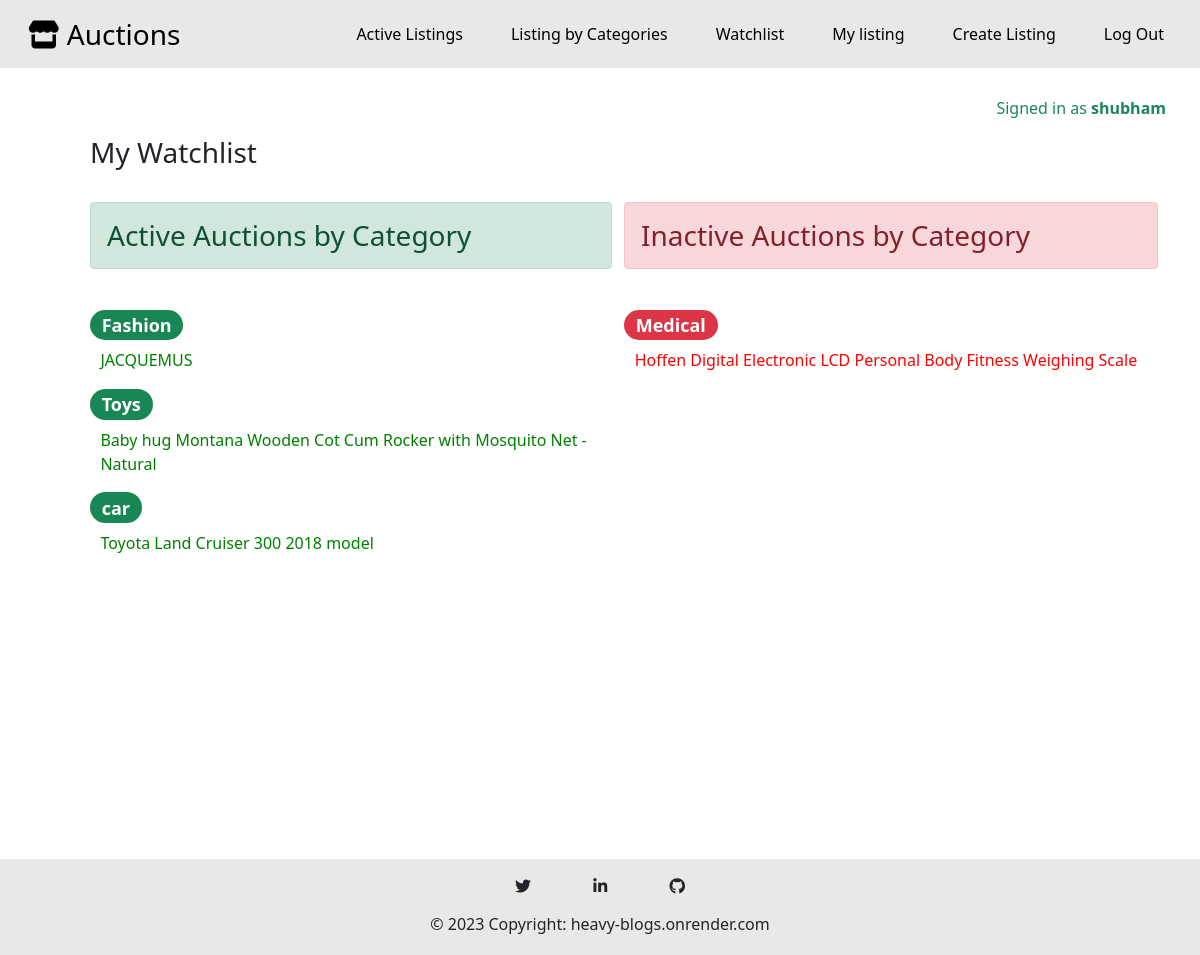
/watchlist/ (signed in), run on the app's committed database.
### auctions/models.py (models this page shows, shortened)
class User(AbstractUser):
    pass

class Watchlist(models.Model):
    watch_user = models.ForeignKey(User, on_delete=models.CASCADE, null=True, blank=True)
    watch_on = models.ForeignKey(AuctionListing, on_delete=models.CASCADE, null=True, blank=True)

class AuctionListing(models.Model):
    auction_user = models.ForeignKey(User, on_delete=models.CASCADE, null=True, blank=True)
    name = models.CharField(max_length=100)
    date = models.DateField(auto_now_add=True)
    price = models.DecimalField(max_digits=100, decimal_places=2)
    image = models.URLField(blank=True)
    description = models.TextField(blank=True)
    is_active = models.BooleanField(default=True)
    category = models.ForeignKey(Category, on_delete=models.CASCADE, null=True)

class Category(models.Model):
    category = models.CharField(max_length=50)
    def __str__(self):
        return self.category

### auctions/views.py (the view)
# urls.py: path("watchlist/", views.watchlist, name="watchlist"),
def watchlist(request):
    watch_list = Watchlist.objects.filter(watch_user=request.user)
    return render(request,"auctions/watchlist.html", {'watch_list': watch_list})

### auctions/templates/auctions/watchlist.html
{% extends "auctions/layout.html" %}
{% block body %}
<div class="container" style="padding-left: 5%;">
    <h3>My Watchlist</h3><br>
    <div class="row">
        <div class="col-lg-6 col-sm-12">
            <h3 class="alert alert-success" role="alert">Active Auctions by Category</h3><br>
            {% for watch in watch_list %}
                {% if watch.watch_on.is_active %}
                    <h4><span class="badge rounded-pill bg-success">{{watch.watch_on.category}}</span></h4>
                    <p style="padding-left: 2%;"><a href="{% url 'details' watch.watch_on.id %}" style="color: rgb(0, 128, 0);"
                        onMouseOut="this.style.color='rgb(0, 128, 0)'" onmouseover="this.style.color='#0F0'">{{watch.watch_on.name}}</a></p>
                {% endif %}
            {% endfor %}
        </div>
        <div class="col-lg-6 col-sm-12" style="margin-left: 0; padding-left: 0;">
            <h3 class="alert alert-danger" role="alert">Inactive Auctions by Category</h3><br>
            {% for watch in watch_list %}
                {% if not watch.watch_on.is_active %}
                <h4><span class="badge rounded-pill bg-danger">{{watch.watch_on.category}}</span></h4>
                <p style="padding-left: 2%;"><a href="{% url 'details' watch.watch_on.id %}" style="color: red;"
                    onMouseOut="this.style.color='red'" onmouseover="this.style.color=' rgb(151, 64, 64)'">{{watch.watch_on.name}}</a></p>
                {% endif %}
            {% endfor %}
        </div>
    </div>
</div>
<br><br><br><br><br><br><br><br>
{% endblock %}

### auctions/templates/auctions/layout.html (shortened to what this page needs)
{% load static %}
<!DOCTYPE html>
<html lang="en">
<head>
    <link href="https://cdn.jsdelivr.net/npm/bootstrap@5.0.2/dist/css/bootstrap.min.css" rel="stylesheet"
>
    <link href="{% static 'style.css' %}" rel="stylesheet">
</head>
<body>
    <nav class="navbar navbar-expand-md bg sticky-top">
        <div class="container-fluid">
            <a class="navbar-brand fs-3 ms-3" href="{% url 'index' %}"><i class="fa-solid fa-store"></i> Auctions</a>
            <div class="collapse navbar-collapse" id="navbarNav">
                <ul class="navbar-nav ms-auto ">
                    <li class="nav-item">
                        <a class="nav-link active mx-3" href="{% url 'index' %}">Active Listings</a>
                    </li>
                    <li class="nav-item">
                        <a class="nav-link active mx-3" href="{% url 'category_listing' %}">Listing by Categories</a>
                    </li>
                    {% if user.is_authenticated %}
                    <li class="nav-item ">
                        <a class="nav-link mx-3" href="{% url 'watchlist' %}">Watchlist</a>
                    </li>
                    <li class="nav-item ">
                        <a class="nav-link mx-3" href="{% url 'my_listing' %}">My listing</a>
                    </li>
                    <li class="nav-item ">
                        <a class="nav-link mx-3" href="{% url 'create_listing' %}">Create Listing</a>
                    </li>
                    <li class="nav-item">
                        <a class="nav-link mx-3" href="{% url 'logout' %}">Log Out</a>
                    </li>
                    {% endif %}
                </ul>
            </div>
        </div>
    </nav>
<br>
    <div class="container">
        <div class="row">
            <div class="col order-last">
                {% if user.is_authenticated %}
                <p class="text-success">Signed in as <strong>{{ user.username }}</strong></p>
                {% else %}
                <p class="text-danger">Not signed in</p>
                {% endif %}
            </div>
            <div class="col"></div>
            <div class="col order-first">
            </div>
        </div>
    </div>
    {% block body %}
    {% endblock %}
    <br><br><br><br>
    <footer class="text-center" style="background-color:rgb(234, 231, 231);">
        <div class="container p-2">
            <section class="mb-1">
                <a class="btn mx-3" href="https://twitter.com/shubhuoulkar" role="button">
                    <i class="fa-brands fa-twitter"></i></a>
                <a class="btn mx-3" href="https://www.linkedin.com/in/shubham-oulkar-372797217/" role="button"><i
                        class="fa-brands fa-linkedin-in"></i></a>
                <a class="btn mx-3" href="https://github.com/ShubhamOulkar" role="button"><i
                        class="fa-brands fa-github"></i></a>
                <br>
                <a class="btn" href="https://heavy-blog.onrender.com/about">© 2023 Copyright:
                    heavy-blogs.onrender.com</a>
            </section>
        </div>
    </footer>
</body>
</html>

### auctions/static/style.css (style rules this page uses)
.bg { background-color: rgb(234, 231, 231); }
.navbar-brand, .nav-link { color: black; font-weight: 500; }
a { text-decoration: none; color: black; font-weight: 500; }
.order-last { text-align: right; padding-right: 4px; padding-top: 4px; }
.order-first { padding-top: 4px; padding-left: 6px; }

### data on the page
User: username "shubham"
Watchlist: watch_on.category "Fashion", watch_on.name "JACQUEMUS"
Watchlist: watch_on.category "Toys", watch_on.name "Baby hug Montana Wooden Cot Cum Rocker with Mosquito Net - Natural"
Watchlist: watch_on.category "car", watch_on.name "Toyota Land Cruiser 300 2018 model"
Watchlist: watch_on.category "Medical", watch_on.name "Hoffen Digital Electronic LCD Personal Body Fitness Weighing Scale"
